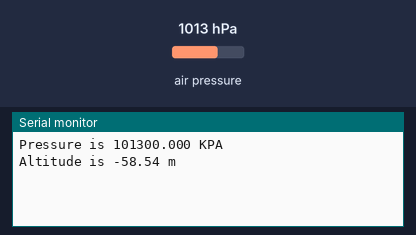
Bench run of a sketch on a simulated Arduino Uno, built with avr-gcc and run on an emulated ATmega328P. On the bench: the last lines printed to the serial monitor. Inputs (shaded band) come from the test bench; at power-on: air pressure 1013 hPa.

Above: at 1.8 s.
1.9 s: air pressure set to 952 hPa
At 2.5 s:
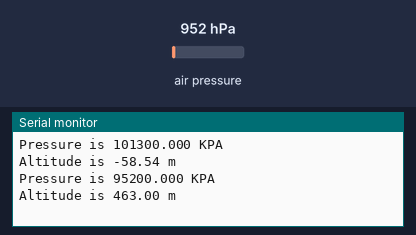
3.4 s: air pressure set to 975 hPa
At 4.8 s:
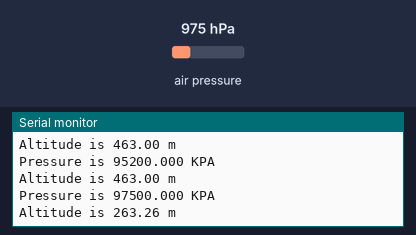
Timing chart, 0 to 6.4 s (numbered marks = the images above; inputs shaded):
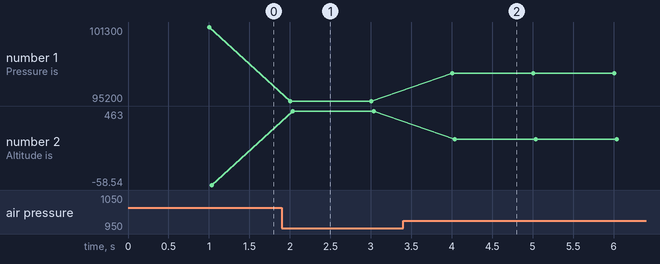

The sketch:

BMP180TeensyExample.ino
```cpp
#include <Adafruit_BMP085.h>

#include <Wire.h>

Adafruit_BMP085 Sensor; //Named instance, can be whatever you want
unsigned long startTime;
unsigned long currentTime;
unsigned long previousPrint;
unsigned long previousSample;
float Pressure;
float Altitude;

#define SAMPLE_RATE 1000 //Sample rate in ms. Technically sample period.

#define SEA_LVL_PRESSURE 100600 //current sea level equivalent pressure for your location. used for calibration.
//Calgary data from here: https://calgary.weatherstats.ca/charts/pressure_sea-hourly.html

void setup() {
  Serial.begin(9600);
  Sensor.begin();
  startTime = millis();
}


void loop() {
  if((millis() - startTime) > SAMPLE_RATE){
    startTime = millis();
    Pressure = Sensor.readPressure();
    Altitude = Sensor.readAltitude(SEA_LVL_PRESSURE);

    Serial.print("Pressure is ");
    Serial.print(Pressure, 3);
    Serial.println(" KPA");
    Serial.print("Altitude is ");
    Serial.print(Altitude, 2);
    Serial.println(" m");
  }
}
```

Measured:
- after the input at 1.9 s, the serial monitor: prints a new line after 0.10 s (image 1)
- after the input at 3.4 s, the serial monitor: prints a new line after 0.61 s (image 2)
- plotted number 1: 101300 → 95200 after the input at 1.9 s, 95200 → 97500 after the input at 3.4 s
- plotted number 2: -58.54 → 463 after the input at 1.9 s, 463 → 263.26 after the input at 3.4 s
